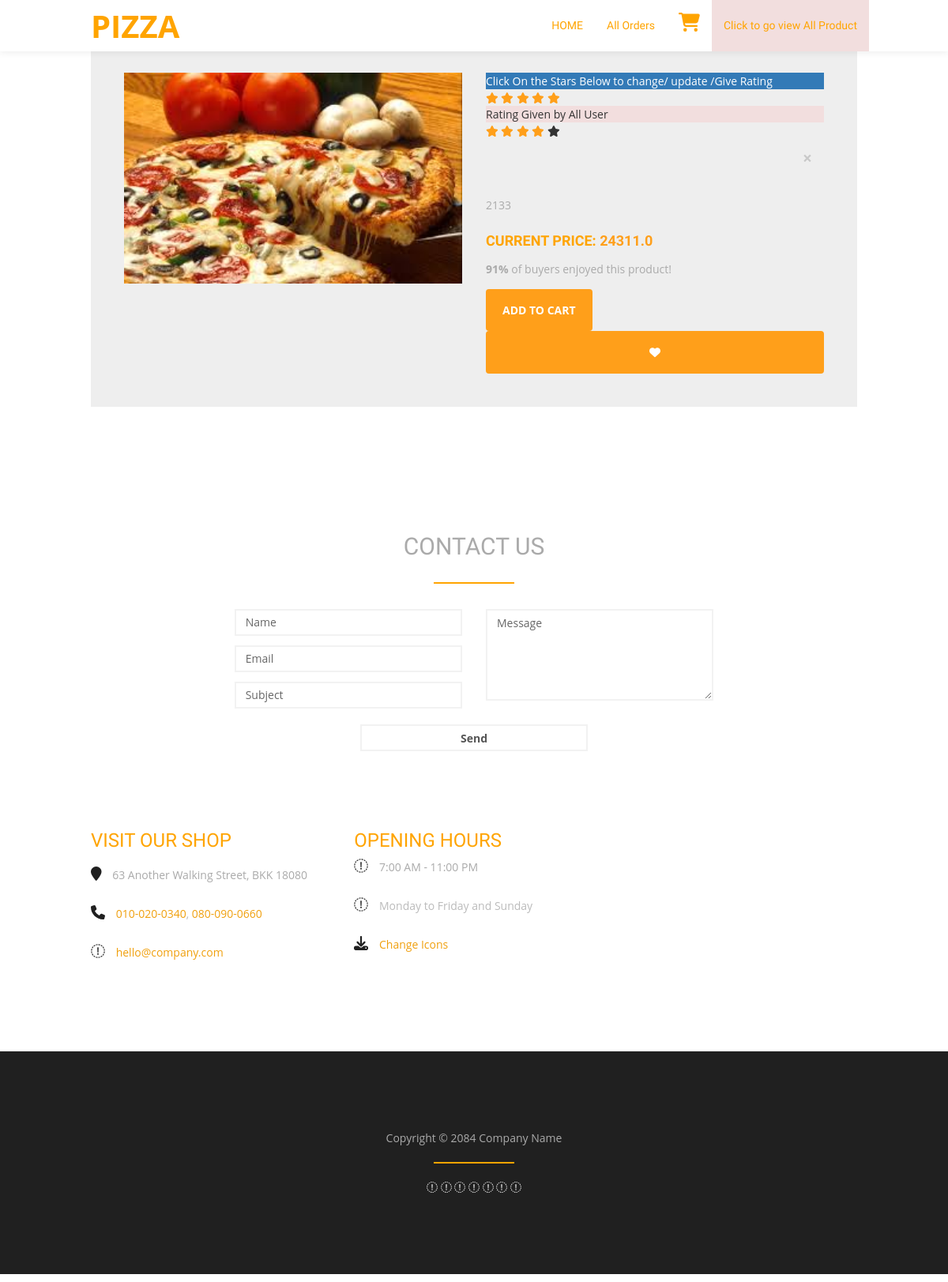
The page /product-detail/3/ (signed in) on the database its author committed.
### app/models.py (models this page shows)
class Product(models.Model):
    title=models.CharField(max_length=20)
    product_image=models.ImageField(upload_to='productimages')
    product_price = models.FloatField()
    description=models.TextField()
    category = models.CharField(choices=category_choice,max_length=20)
    def __str__(self):
        return str(self.id)

### app/views.py (the view)
# urls.py: path('product-detail/<int:pk>/',views.detail,name="detaildata"),
def detail(request,pk):
    myp = Product.objects.get(id=pk)
    print('------------------myp-----------------------------------------------')
    print(myp)
    print(request.user)
    rating = Rating.objects.get_or_create(rate=myp,user=request.user)
    allobj = Rating.objects.filter(rate=myp)
    sum1=0
    for i in allobj:
        sum1+=i.rating
    print("sum is {sum1}")
    print(sum1)
    print("sum1")
    o = len(allobj)
    p = o*5
    value = (sum1/p)*100
    value = math.floor(value)
    print(o)
    return render(request, "app/product-detail.html",{'myp':myp,'c':rating[0].rating,'o':o,'sum':sum1,'p':p,'value':value})

### app/templates/app/product-detail.html (shortened to what this page needs)
{% extends 'app/index.html' %}
{% load static %}
{% block main-content %}
	<div class="container">
		<div class="card">
			<div class="container-fliud">
				<div class="wrapper row">
					<div class="preview col-md-6">
						<div class="preview-pic tab-content">
						  <div class="tab-pane active" id="pic-1"><img src="{{myp.product_image.url}}" /></div>
						</div>
					</div>
					<div class="details col-md-6">
		<div class="stars">
			<div class="p-3 mb-2 bg-primary text-white">Click On the Stars Below  to change/ update /Give Rating</div>
			{% if c == 1 %}
	<a href="{% url 'addstar' myp.id 1 %}"><span class="fa fa-star checked"></span></a>
								<a href="{% url 'addstar' myp.id 2 %}"><span class="fa fa-star "></span></a>
								<a href="{% url 'addstar' myp.id 3 %}"><span class="fa fa-star "></span></a>
								<a href="{% url 'addstar' myp.id 4 %}"><span class="fa fa-star"></span></a>
								<a href="{% url 'addstar'  myp.id 5 %}"><span class="fa fa-star"></span></a>
{% elif c == 5 %}
				<a href="{% url 'addstar' myp.id 1 %}"><span class="fa fa-star checked"></span></a>
								<a href="{% url 'addstar' myp.id 2 %}"><span class="fa fa-star checked"></span></a>
								<a href="{% url 'addstar' myp.id 3 %}"><span class="fa fa-star checked"></span></a>
								<a href="{% url 'addstar' myp.id 4 %}"><span class="fa fa-star checked"></span></a>
								<a href="{% url 'addstar'  myp.id 5 %}"><span class="fa fa-star checked"></span></a>
	{% endif %}
</div>
							<div class="p-3 mb-2 bg-danger text-white">Rating Given by All User</div>
							<div class="stars">
			{% if value > 60 and value <= 90 %}
			<span class="fa fa-star checked"></span>
			<span class="fa fa-star checked"></span>
			<span class="fa fa-star checked"></span>
			<span class="fa fa-star checked"></span>
			<span class="fa fa-star"></span>
			{% endif %}
</div>
<div class="alert alert-{{ messages.tags }} alert-dismissible" role="alert">
    <button type="button" class="close" data-dismiss="alert" aria-label="Close">
        <span aria-hidden="true">&times;</span>
    </button>
</div>
						<p class="product-description">{{myp.description}}</p>
						<h4 class="price">current price: <span>{{myp.product_price}}</span></h4>
						<p class="vote"><strong>91%</strong> of buyers enjoyed this product! <strong></strong></p>
						<div class="action">
						<form action="/addtocart" class="d-inline">
        <button type="submit" class="add-to-cart btn btn-default"> Add to cart</button>
    </form>
	</div>
							<button class="like btn btn-default" type="button"><span class="fa fa-heart"></span></button>
						</div>
					</div>
				</div>
			</div>
		</div>
{% endblock main-content %}

### app/static/app/css/templatemo-style.css (style rules this page uses)
body { font-family: 'Signika', sans-serif; font-weight: 400; position: relative; }
h1,h2, h3, h4, .navbar-default .navbar-nav li a, .navbar-default .navbar-nav>li>a:focus { color: #ffa400; font-family: 'Chewy', cursive; font-weight: 400; }
img { max-width: 100%; height: auto; }
@media (min-width: 768px) { .container { width: 700px; } }
@media (min-width: 992px) { .container { width: 900px; } }
@media (min-width: 1200px) { .container { width: 1000px; } }

### app/static/app/css/style.css (style rules this page uses)
body { font-family: 'open sans'; overflow-x: hidden; }
img { max-width: 100%; }
.preview { display: -webkit-box; display: -webkit-flex; display: -ms-flexbox; display: flex; -webkit-box-orient: vertical; -webkit-box-direction: normal; -webkit-flex-direction: column; -ms-flex-direction: column; flex-direction: column; }
.preview-pic { -webkit-box-flex: 1; -webkit-flex-grow: 1; -ms-flex-positive: 1; flex-grow: 1; }
.tab-content { overflow: hidden; }
.tab-content img { width: 100%; -webkit-animation-name: opacity; animation-name: opacity; -webkit-animation-duration: .3s; animation-duration: .3s; }
.card { margin-top: 50px; background: #eee; padding: 3em; line-height: 1.5em; }
@media screen and (min-width: 997px) { .wrapper { display: -webkit-box; display: -webkit-flex; display: -ms-flexbox; display: flex; } }
.details { display: -webkit-box; display: -webkit-flex; display: -ms-flexbox; display: flex; -webkit-box-orient: vertical; -webkit-box-direction: normal; -webkit-flex-direction: column; -ms-flex-direction: column; flex-direction: column; }
.product-title, .price, .sizes, .colors { text-transform: UPPERCASE; font-weight: bold; }
.checked, .price span { color: #ff9f1a; }
.product-title, .rating, .product-description, .price, .vote, .sizes { margin-bottom: 15px; }
.add-to-cart, .like { background: #ff9f1a; padding: 1.2em 1.5em; border: none; text-transform: UPPERCASE; font-weight: bold; color: #fff; -webkit-transition: background .3s ease; transition: background .3s ease; }
p, p a { color: #aaa; text-decoration: none; }

### rows shown on the page
Product: product_image (picture), description "2133", product_price "24311.0"
